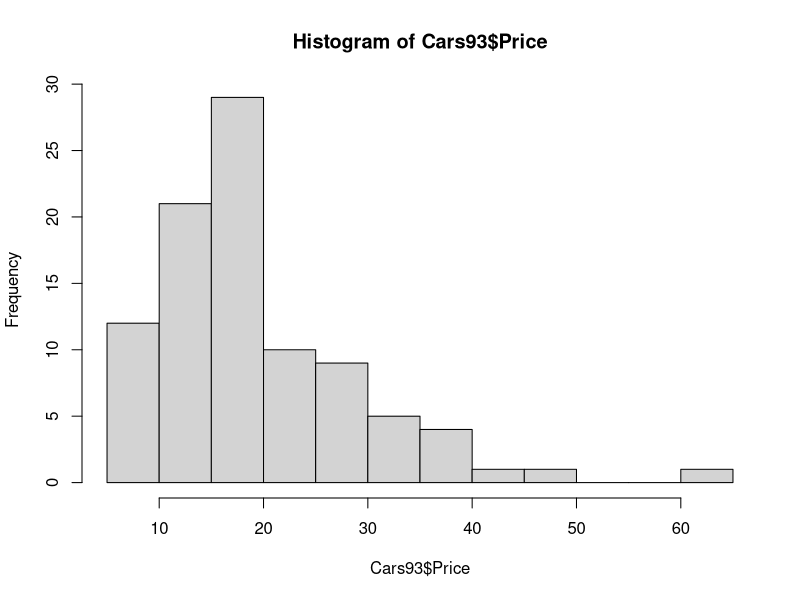
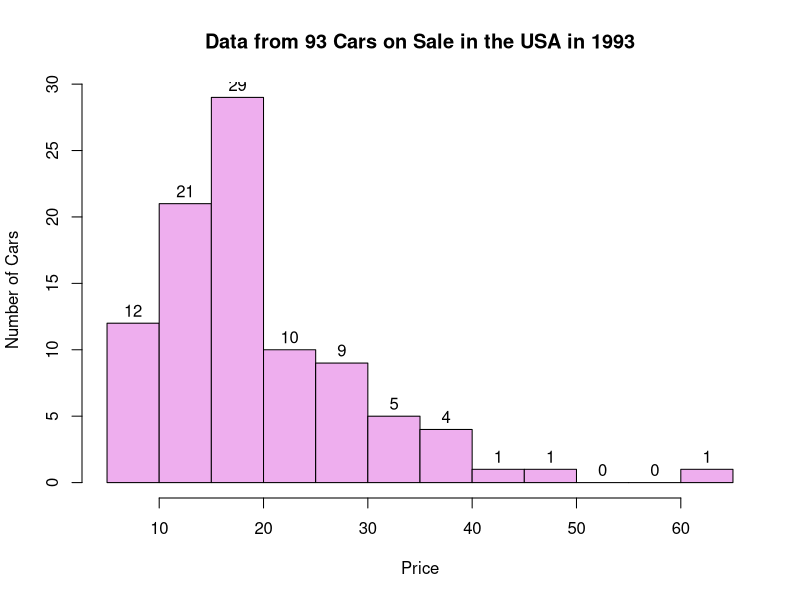
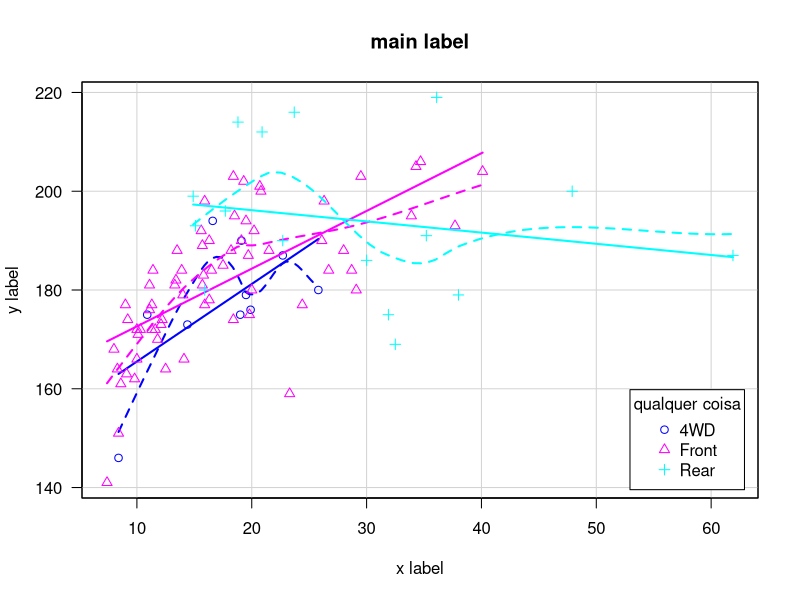

Generate these figures, in order, with R:
install.packages('carData')
library(carData)
data("Chile")

head(Chile)
?Chile

str(Chile)

# c. Find the mean income of all respondents for which data is available
inc_mean <- mean(Chile$income, na.rm = TRUE)
inc_mean

# Create a two-way table to examine the relationship between region and sex.  Describe the results. How many female respondents from the city of Santiago are there?   
reg_sex <- table(Chile$region, Chile$sex)
reg_sex
reg_sex['SA', 'F']

# Remove all rows with missing values to create a new dataset Chile2. What is the size of the dataset now? Work with this reduced dataset for the remainder of Question 1. 
Chile2 <- na.omit(Chile) 
nrow(Chile2)
nrow(Chile)

#Find the mean and standard deviation of the age of the respondents, grouped by the sex variable. Describe your findings
head(Chile2)
mean(Chile2$age)
sd(Chile2$age)



library(plyr)
cdata <- ddply(Chile2, c('sex'), summarise,
               mean = mean(age),
               sd   = sd(age))
cdata

#using aggregate
cmeans <- aggregate(Chile2[ c('age')],
                   by = Chile2[c('sex')],
                   FUN = mean)
names(cmeans)[names(cmeans)=="age"] <- "mean"

sdmeans <- aggregate(Chile2[ c('age')],
                     by = Chile2[c('sex')],
                     FUN = sd)
names(sdmeans)[names(sdmeans)=="age"] <- 'sd'

mean.sd.data <- merge(cmeans, sdmeans)

mean.sd.data

#The education variable is a factor, but it is not ordered. Convert it into a sensibly ordered factor (primary education is ‘less than’ secondary education which is ‘less than’ post-secondary education)
head(Chile2)
str(Chile2)
Chile2$education <- factor(Chile2$education, levels = c('P', 'S', 'PS'), ordered = TRUE)

# Use the aggregate function to aggregate the income and age variables by the factors of sex and vote, returning a single object

final_quest <- aggregate(Chile2[ c('income', 'age')],
                       by = Chile2[c('sex', 'vote')],
                       FUN = mean)
highst_mean <- final_quest[which.max(final_quest$income), c('sex','vote')]
highst_mean
mean_age <- final_quest[which.max(final_quest$income), 'age']
mean_age

install.packages('MASS')
library(MASS)
data('Cars93')

head(Cars93)
str(Cars93)
?Cars93
min(Cars93$Price)

#b. Produce a histogram of the Price variable, and make the graph look neat and presentable (paying particular attention to labels, colours, titles etc.). Comment on the resulting graph.
hist(Cars93$Price)
hist(Cars93$Price, 
     xlab = "Price",
     ylab = 'Number of Cars',
     main = "Data from 93 Cars on Sale in the USA in 1993",
     col = 'plum2',
     labels = TRUE)

#Use the type='n' argument (or otherwise) to help you to create a scatterplot of the Length variable against the Price variable where there are three distinct groups in the plot, depending on the DriveTrain type of the cars. 
install.packages('car')
library(car)
scatterplot( Length ~ Price | DriveTrain, data = Cars93,
             xlab='x label', ylab='y label',
             main='main label', las = 1,
             legend=c(title = 'qualquer coisa',
                    coords="bottomright") ) 

?legend

# The code below is used to take a matrix of numeric data, find the rows in this matrix which have at least one positive number, and then return the index of these rows. 
# 
# (To save you time, you can find the code in the file Q3.R contained in the Exam folder.) 
# 
fun1 <- function(mat) {
  #set a variable as null
  out <- NULL 
  #start a loop to check all lines until the number of lines of mat
  for(i in 1:nrow(mat)) {     
  #if any value in the line checked be greater than 0, add the line number to the variable as a list  
    if(any(mat[i,] > 0)) {       
      out <- c(out, i)     
    }   
  }
  return(out) 
}
set.seed(13) 
my.mat <- matrix(rnorm(20), 10, 2) 
my.mat 
res1 <- fun1(my.mat) 
res1


#Comment on the relative advantages and disadvantages of using the benchmark() function (from the rbenchmark library) vs. the Rprof() function
# A benchmark is something that measures the time for some whole operation. e.g. I/O operations per second under some workload. So the result is typically a single number, in either seconds or operations per second. Or a data set with results for different parameters, so you can graph it.
# You might use a benchmark to compare the same software on different hardware, or different versions of some other software that your benchmark interacts with. e.g. benchmark max connections per second with different apache settings.
# 
# Profiling is not aimed at comparing different things: it's about understanding the behaviour of a program. A profile result might be a table of time taken per function
# You use a profile to figure out where to optimize. A 10% speedup in a function where your program spends 99% of its time is more valuable than a 100% speedup in any other function. Even better is when you can improve your high-level design so the expensive function is called less, as well as just making it faster.

